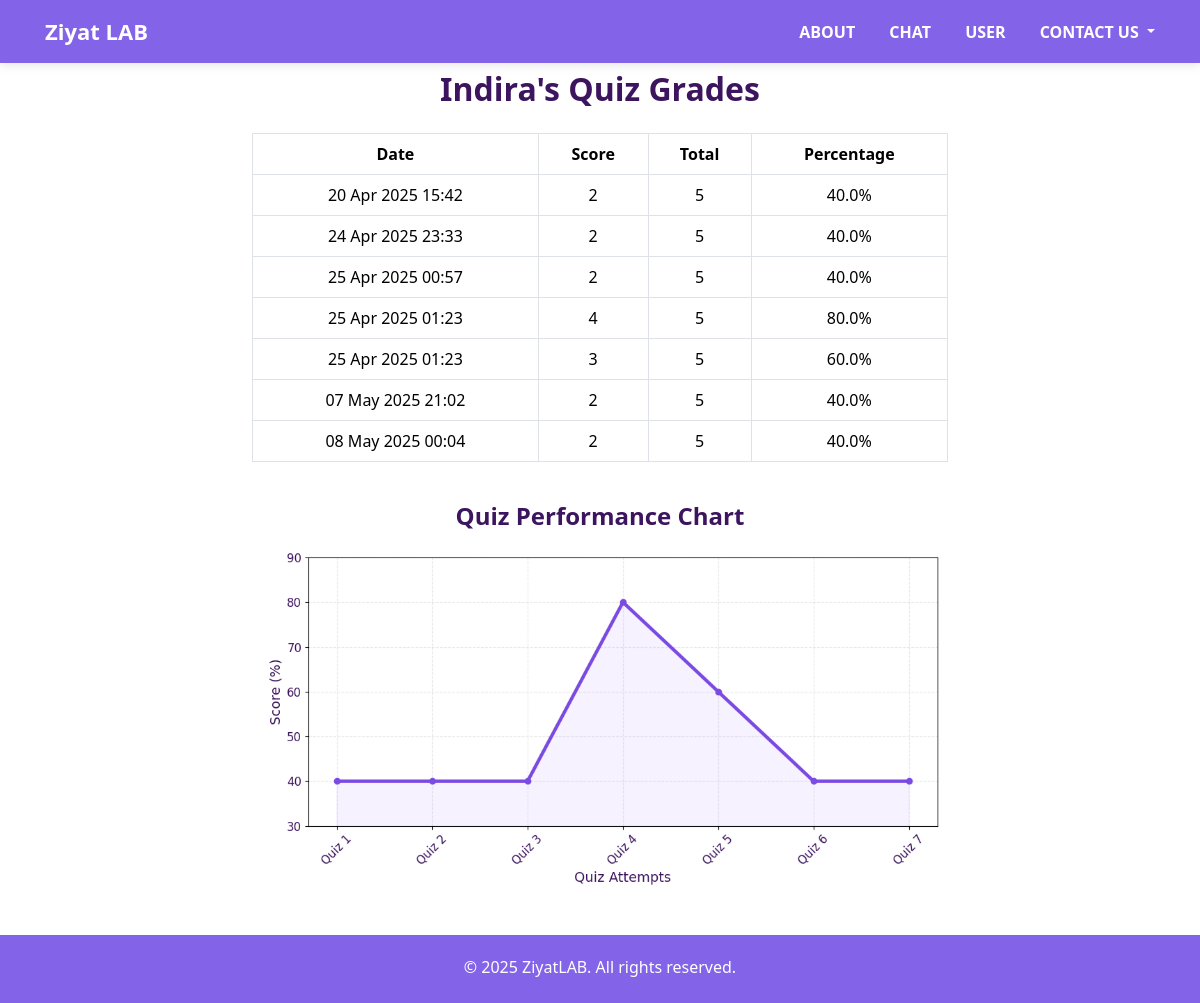
Screenshot of /grades/ (signed in) with the database file from the repository.
### chatbot/models.py (models this page shows, shortened)
class Grade(models.Model):
    user = models.ForeignKey(User, on_delete=models.CASCADE)
    score = models.IntegerField()
    total = models.IntegerField()
    percentage = models.FloatField()
    created_at = models.DateTimeField(auto_now_add=True)

### chatbot/views.py (the view)
# urls.py: path('grades/', grades_view, name='grades'),
@login_required
def grades_view(request):
    grades = Grade.objects.filter(user=request.user).order_by('created_at')
    context = {'grades': grades}
    chart = None
    if grades.exists():
        labels = [f"Quiz {i+1}" for i in range(len(grades))]
        scores = [grade.percentage for grade in grades]
        plt.figure(figsize=(10, 5))
        plt.plot(labels, scores, marker='o', linestyle='-', color='#7B4AE2', linewidth=3.5)
        plt.fill_between(labels, scores, alpha=0.15, color='#c6a8ff')
        plt.xlabel("Quiz Attempts", fontsize=14, color='#3D155F')
        plt.ylabel("Score (%)", fontsize=14, color='#3D155F')
        plt.ylim(0, 110)
        plt.grid(True, linestyle='--', alpha=0.3)
        plt.xticks(rotation=45, fontsize=12, color='#3D155F')
        plt.yticks(fontsize=12, color='#3D155F')
        plt.tight_layout()
        min_score = min(scores)
        max_score = max(scores)
        y_min = max(0, min_score - 10) if min_score > 0 else -5
        y_max = min(100, max_score + 10) if max_score < 100 else 105
        plt.ylim(y_min, y_max)
        buffer = io.BytesIO()
        plt.savefig(buffer, format='png')
        buffer.seek(0)
        chart = base64.b64encode(buffer.read()).decode('utf-8')
        buffer.close()
        plt.close()
        plt.close()
    return render(request, 'grades.html', {'grades': grades, 'chart': chart})

### chatbot/templates/grades.html (shortened to what this page needs)
{% load static %}
<!DOCTYPE html>
<html lang="en">
<head>
    <link href="https://cdn.jsdelivr.net/npm/bootstrap@5.3.1/dist/css/bootstrap.min.css" rel="stylesheet">
</head>
<body>
    <div class="navbar">
        <a href="{% url 'main' %}" class="logo" style="text-decoration: none;">Ziyat LAB</a>
        <div>
            <a href="{% url 'about' %}">ABOUT</a>
            <a href="{% url 'home' %}">CHAT</a>
            <a href="{% url 'user' %}">USER</a>
            <div class="dropdown d-inline-block">
                <a
                  class="dropdown-toggle"
                  href="#"
                  id="contactDropdown"
                  role="button"
                  data-bs-toggle="dropdown"
                  aria-expanded="false"
                >
                  CONTACT US
                </a>
              </div>
        </div>
    </div>
    <div class="container">
        <h2 class="text-center">{{ user.username }}'s Quiz Grades</h2>
        {% if grades %}
        <table class="table table-bordered">
            <thead>
                <tr>
                    <th>Date</th>
                    <th>Score</th>
                    <th>Total</th>
                    <th>Percentage</th>
                </tr>
            </thead>
            <tbody>
                {% for grade in grades %}
                <tr>
                    <td>{{ grade.created_at|date:"d M Y H:i" }}</td>
                    <td>{{ grade.score }}</td>
                    <td>{{ grade.total }}</td>
                    <td>{{ grade.percentage }}%</td>
                </tr>
                {% endfor %}
            </tbody>
        </table>
        {% else %}
            <p class="no-grades text-center">You haven't completed any quizzes yet.</p>
        {% endif %}
        {% if chart %}
        <div class="chart-container text-center">
            <h4 class="mb-3">Quiz Performance Chart</h4>
            <img alt="Quiz Chart" style="max-width: 100%; border-radius: 12px;">
        </div>
        {% endif %}
    </div>
<footer class="footer">
  <div class="container-fluid">
    <p class="mb-1" style=" text-align: center;">© 2025 ZiyatLAB. All rights reserved.</p>
  </div>
</footer>
</body>
</html>

### rows the page displays
Grade: created_at "20 Apr 2025 15:42", score "2", total "5", percentage "40.0"
Grade: created_at "24 Apr 2025 23:33", score "2", total "5", percentage "40.0"
Grade: created_at "25 Apr 2025 00:57", score "2", total "5", percentage "40.0"
Grade: created_at "25 Apr 2025 01:23", score "4", total "5", percentage "80.0"
Grade: created_at "25 Apr 2025 01:23", score "3", total "5", percentage "60.0"
Grade: created_at "07 May 2025 21:02", score "2", total "5", percentage "40.0"
Grade: created_at "08 May 2025 00:04", score "2", total "5", percentage "40.0"

### other values shown
{{ user.username }} "Indira"
